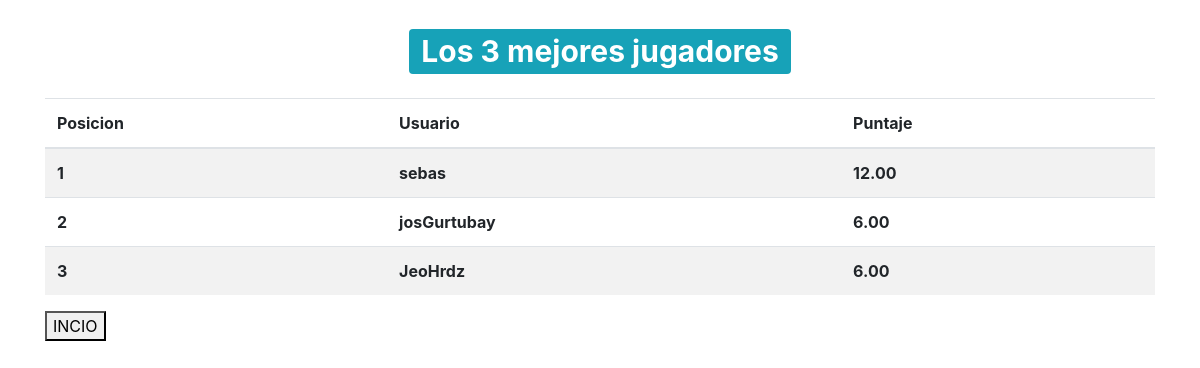
/tablero/, run on an earlier commit of the app's database.
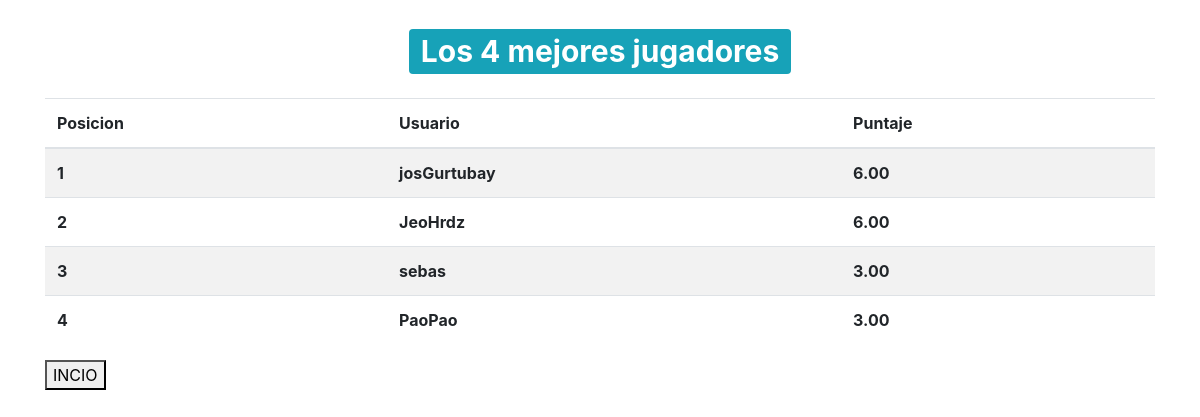
And on a later commit of the database.
### Quiz/models.py (models this page shows, shortened)
class QuizUsuario(models.Model):
    usuario = models.OneToOneField(User, on_delete=models.CASCADE)
    puntaje_total = models.DecimalField(verbose_name='Puntaje Total', default=0, decimal_places=2, max_digits=10)

### Quiz/views.py (the view)
# urls.py: path('tablero/', tablero, name='tablero'),
def tablero(request):
	total_usaurios_quiz = QuizUsuario.objects.order_by('-puntaje_total')[:10]
	contador = total_usaurios_quiz.count()
	context = {
		'usuario_quiz':total_usaurios_quiz,
		'contar_user':contador
	}
	return render(request, 'play/tablero.html', context)

### Template/play/tablero.html
{% extends 'base.html' %}
{% block contenido %}
<div class="container">
    <h1 class="text-center my-4">
        <span class="badge badge-info">
            Los {{contar_user}} mejores jugadores
        </span>
    </h1>
    <table class="table table-striped table bodered">
        <thead>
            <tr>
                <th>Posicion</th>
                <th>Usuario</th>
                <th>Puntaje</th>
            </tr>
        </thead>
        <tbody>
            {% for user_quiz in usuario_quiz %}
            <tr>
                <th>{{forloop.counter}}</th>
                <th>{{user_quiz.usuario.username}}</th>
                <th>{{user_quiz.puntaje_total}}</th>
            </tr>
            {% endfor %}
        </tbody>
    </table>
    <a href="{% url 'inicio' %}">
		<button>
			INCIO
		</button>
	</a>
</div>
{% endblock %}

What changed in the data, as far as the page shows it:
changed QuizUsuario "sebas": puntaje_total "12.00" → "3.00"; moves down the list
added QuizUsuario: usuario.username "PaoPao", puntaje_total "3.00"
Also different on the page:
{{ contar_user }}: "3" → "4"
